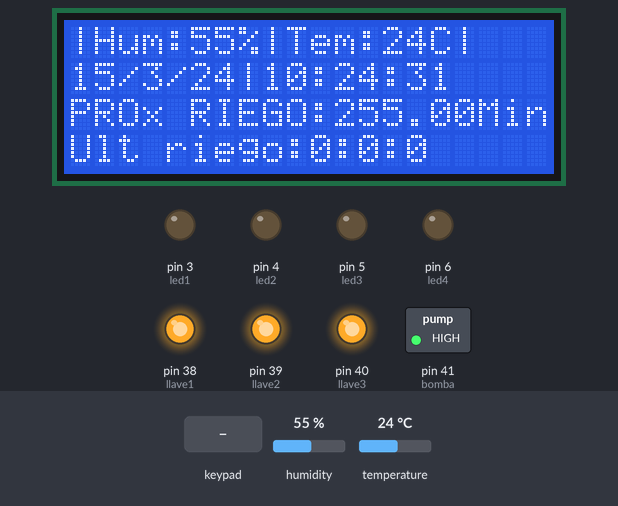
A sketch run on a simulated Arduino Mega 2560, built with avr-gcc and run on an emulated ATmega2560. On the bench: 20×4 character LCD, switched loads named in the sketch (green lamp = pin HIGH), output pins drawn as LEDs (lit = HIGH). Wiring (inferred from the names in the program): DHT11 sensor: data pin 30. The test bench sets the inputs (shaded band); at power-on: temperature 24 °C, humidity 55 %. The local clock reads 2024-03-15 10:24:30 at power-on unless the sketch sets it; EEPROM starts erased; the modem accepts every AT command (registered, SIM ready, sends succeed) and sends nothing else; what the sketch prints to the serial monitor is not drawn.

Above: at 1.2 s.
1.3 s: keypad keys 4 2 4 3 4 4 4 5 pressed 0.4 s apart
At 6.1 s:
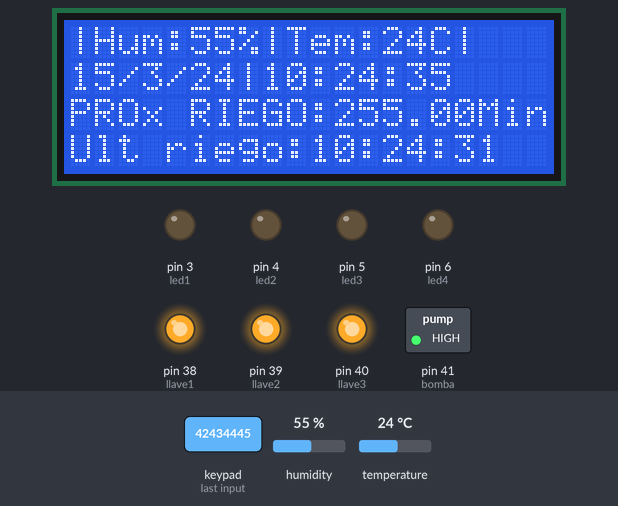
10.7 s: key 'B' pressed
At 12.3 s:
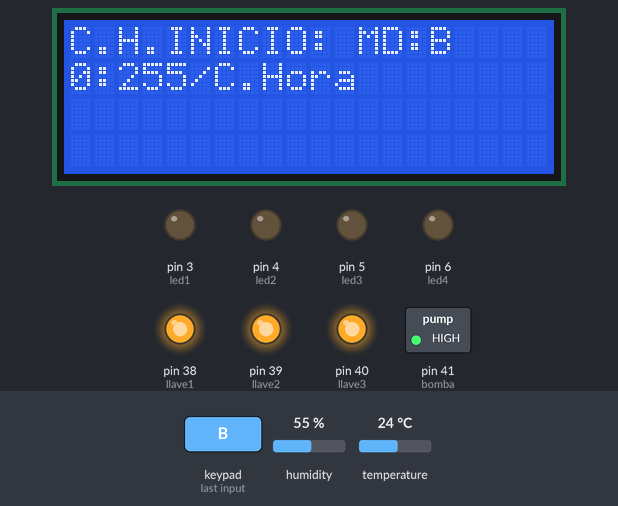
13.0 s: key 'A' pressed
At 13.5 s:
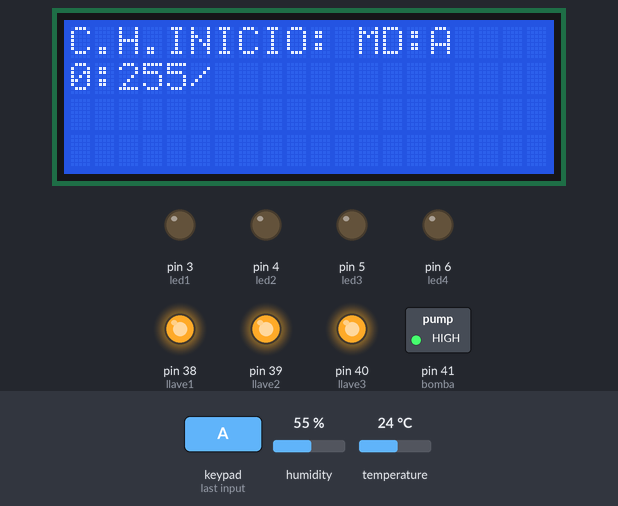
19.2 s: temperature set to 0 °C
At 25.3 s:
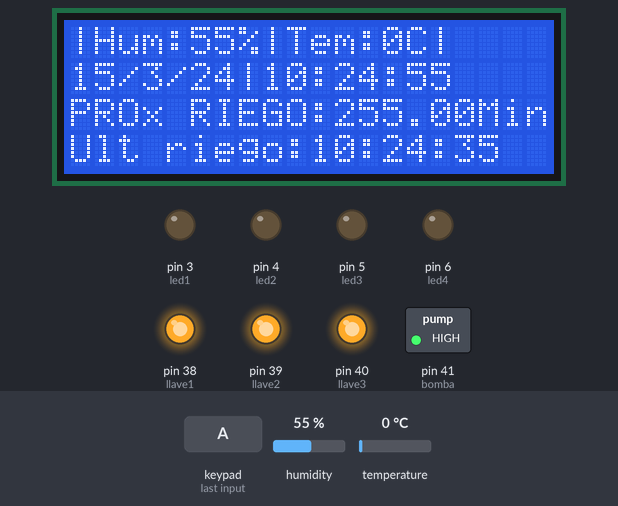
25.4 s: key '1' pressed
At 29.5 s:
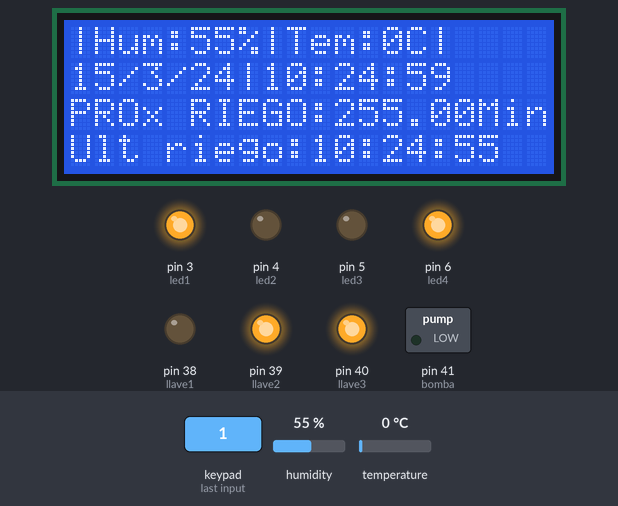
31.6 s: keypad keys 4 6 4 7 4 8 4 9 # pressed 0.4 s apart
At 40.4 s:
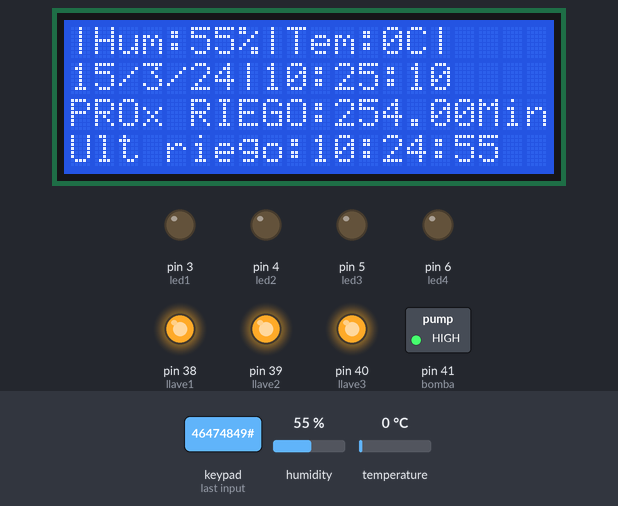
Timing chart, 0 to 41.9 s (numbered marks = the images above; inputs shaded):
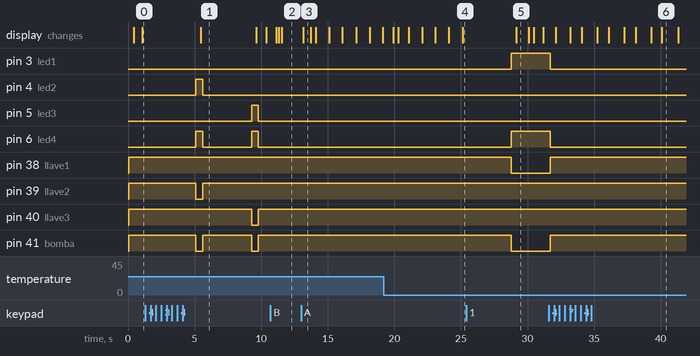

Measured:
- after the input at 1.3 s, pin 4 (led2): LOW → HIGH after 3.8 s, → LOW 0.50 s later; pin 5 (led3): LOW → HIGH after 8.0 s, → LOW 0.50 s later; pin 6 (led4): alternates HIGH for 0.50 s and LOW for 3.7 s, starting after 3.8 s; pin 39 (llave2): HIGH → LOW after 3.8 s, → HIGH 0.50 s later; pin 40 (llave3): HIGH → LOW after 8.0 s, → HIGH 0.50 s later
- after the input at 10.7 s, the display: first differs from a run without the input after 0.61 s (image 2 shows a later state)
- after the input at 13.0 s, the display: changes after 0.16 s (image 3)
- after the input at 25.4 s, pin 3 (led1), pin 6 (led4): LOW → HIGH after 3.4 s; pin 38 (llave1), pin 41 (bomba): HIGH → LOW after 3.4 s
- after the input at 31.6 s, pin 3 (led1), pin 6 (led4): HIGH → LOW after 0.09 s instead of 5.9 s; pin 38 (llave1), pin 41 (bomba): LOW → HIGH after 0.09 s instead of 5.9 s
- what the display in image 1 shows lasts 4.2 s, from 5.4 s to 9.6 s
- what the display in image 3 shows lasts 0.5 s, from 13.2 s to 13.7 s

The sketch:

finalhidroponia.ino
```cpp
#include <EEPROM.h>
#include <Wire.h>
#include "RTClib.h"
#include <EtherCard.h>
static byte mymac[] = { 0x74,0x69,0x69,0x2D,0x30,0x31 };
static byte myip[] = {192, 168, 1, 100};
static byte mask[] = { 255, 255, 255, 0 };
static byte gwip[] = { 192, 168, 1, 1 };
static byte dnsip[] = { 200, 48, 225, 136 };
byte Ethernet::buffer[1500];
char* esllave1 = "OFF";
char* esllave2 = "OFF";
char* esllave3 = "OFF";
int rep=0;
#include <LiquidCrystal_I2C.h>
LiquidCrystal_I2C lcd(0x27, 20, 4);
String server = "192.168.1.30";
//String server = "pagina.com";
//variables para enviar al servidor
String cadena = "";
const int llave1 = 38;
const int llave2 = 39;
const int llave3 = 40;
const int bomba = 41;
const int led1 = 3;
const int led2 = 4;
const int led3 = 5;
const int led4 = 6;
#include "DHT.h"
#define DHTPIN 30
#define DHTTYPE DHT11
#include <Keypad.h>
DHT dht(DHTPIN, DHTTYPE);
RTC_DS1307 RTC;
float contador = 0;
int tiempo = 0;
int hum1 = 0;
int tem1 = 0;
char temp2 = "";
char c = "";
int horau = 0;
int minuu = 0;
int seguu = 0;
int c1 = 0;
int c2 = 0;
int c3 = 0;
int hora = 0;
int minu = 0;
int segu = 0;
String temp = "";
const byte rowsCount = 4;
const byte columsCount = 4;
char key = "";
char keys[rowsCount][columsCount] = {
  { '1', '4', '7', '*' },
  { '2', '5', '8', '0' },
  { '3', '6', '9', '#' },
  { 'A', 'B', 'C', 'D' }
};
char dato = 'A';
const byte rowPins[rowsCount] = { 46, 47, 48, 49 };
const byte columnPins[columsCount] = { 42, 43, 44, 45 };

Keypad keypad = Keypad(makeKeymap(keys), rowPins, columnPins, rowsCount, columsCount);
int h1 = 0, h2 = 0, m1 = 0, m2 = 0;
int cambio = 1;
char modo = 'A';
char estado = 'a';
void setup() {
  lcd.init();
  lcd.backlight();
  Serial.begin(9600);
  RTC.begin();
  //RTC.adjust(DateTime(__DATE__, __TIME__)); // Establece la fecha y hora (Comentar una vez establecida la hora)

  //actualizarbd(0, 6);
  //actualizarbd(1, 0);
  //actualizarbd(2, 18);
 // actualizarbd(3, 0);
 // actualizarbd(4, 30);

  h1 = leerbd(0);
  m1 = leerbd(1);
  h2 = leerbd(2);
  m2 = leerbd(3);
  tiempo = leerbd(4);
  pinMode(bomba, OUTPUT);
  pinMode(llave1, OUTPUT);
  pinMode(llave2, OUTPUT);
  pinMode(llave3, OUTPUT);
  pinMode(led1, OUTPUT);
  pinMode(led2, OUTPUT);
  pinMode(led3, OUTPUT);
  pinMode(led4, OUTPUT);
  digitalWrite(llave1, HIGH);
  digitalWrite(llave2, HIGH);
  digitalWrite(llave3, HIGH);
  digitalWrite(bomba, HIGH);
  digitalWrite(led1, LOW);
  digitalWrite(led2, LOW);
  digitalWrite(led3, LOW);
  digitalWrite(led4, LOW);
  Serial2.begin(9600);
  Serial.println("Test del Modulo  ENC28J60");

  if (!ether.begin(sizeof Ethernet::buffer, mymac, 53))
    Serial.println( "No se ha podido acceder a la controlador Ethernet");
  else
    Serial.println("Controlador Ethernet inicializado");

  if (!ether.staticSetup(myip, gwip, dnsip, mask))
    Serial.println("No se pudo establecer la dirección IP");
 /* if (!ether.dhcpSetup())
   */ Serial.println("DHCP failed");
  Serial.println();

  ether.printIp("IP:  ", ether.myip);
  ether.printIp("GW:  ", ether.gwip);
  ether.printIp("DNS: ", ether.dnsip);
  //iniciar();
}

static word homePage() {
  BufferFiller bfill = ether.tcpOffset();
  bfill.emit_p(PSTR("<!DOCTYPE html>"
                    "<html><head><title>HIDROPONIA UNU</title></head>"
                    "<body>"
                    "<div style='text-align:center;'>"
                    "<h1>SISTEMA DE RIEGO HIDROPONIA UNU</h1>"
                    "<br /><br />Estado esllave1: $S<br />"
                    "<a href=\"/?esllave1=ON\"><input type=\"button\" value=\"ON\"></a>"
                    "<a href=\"/?esllave1=OFF\"><input type=\"button\" value=\"OFF\"></a>"
                    "<br /><br />Estado esllave2: $S<br />"
                    "<a href=\"/?esllave2=ON\"><input type=\"button\" value=\"ON\"></a>"
                    "<a href=\"/?esllave2=OFF\"><input type=\"button\" value=\"OFF\"></a>"
                    "<br /><br />Estado esllave3: $S<br />"
                    "<a href=\"/?esllave3=ON\"><input type=\"button\" value=\"ON\"></a>"
                    "<a href=\"/?esllave3=OFF\"><input type=\"button\" value=\"OFF\"></a>"
                    "<br /><br />"
                    "<a href='http://192.168.1.30/hidro/' target='_blank'>Sistema hidroponia</a>"
                    "</body></html>"
                   ), esllave1, esllave2, esllave3);

  return bfill.position();
}
void loop() {
  menu();
  pagina();
}
void pagina() {
  word len = ether.packetReceive();
  word pos = ether.packetLoop(len);

  if (pos) {

    if (strstr((char *)Ethernet::buffer + pos, "GET /?esllave1=ON") != 0) {
      Serial.println("Comando ON recivido");
      abrirllave1();

    }

    if (strstr((char *)Ethernet::buffer + pos, "GET /?esllave1=OFF") != 0) {
      Serial.println("Comando OFF recivido");
      cerrarllaves();


    }
    if (strstr((char *)Ethernet::buffer + pos, "GET /?esllave2=ON") != 0) {
      Serial.println("Comando ON recivido");
      abrirllave2();


    }

    if (strstr((char *)Ethernet::buffer + pos, "GET /?esllave2=OFF") != 0) {
      Serial.println("Comando OFF recivido");
      cerrarllaves();


    }
    if (strstr((char *)Ethernet::buffer + pos, "GET /?esllave3=ON") != 0) {
      Serial.println("Comando ON recivido");
      abrirllave3();


    }

    if (strstr((char *)Ethernet::buffer + pos, "GET /?esllave3=OFF") != 0) {
      Serial.println("Comando OFF recivido");
      cerrarllaves();
    }
    ether.httpServerReply(homePage()); // se envia página Web
  }
}
void eleccion(char dato) {
  if (dato == 'A' || dato == 'B' || dato == 'C' || dato == 'D'  ) {
    temp = "0";
    modo = dato;

  } else if ( dato == '#')
  { cambio = 1;
    temp = "0";
  } else if ( dato == '*')
  { cambio = 2;
    temp = "0";
  }
  else {
    temp = temp + dato;
  }

}

void menu()
{ switch (modo) {
    case 'A':
      modo1();
      break;
    case 'B':
      modo2();
      break;
    case 'C':
      modo3();
      break;
    case 'D':
      modo4();
      break;
    default:
      // statements
      break;
  }
}
void modo1() {
  teclado();
  valores();
  if (c1 != 0) {
    c1 = c1 + 1;
    if (c1 > 100) {
      cerrarllaves();

    }
  }

  if (dato == '1') {
    cerrarllaves();
    delay(1000);
    abrirllave1();

    dato = "";
  }
  if (dato == '2') {
    cerrarllaves();
    delay(1000);
    abrirllave2();


    dato = "";
  }
  if (dato == '3') {
    cerrarllaves();

    delay(1000);
    abrirllave3();

    dato = "";
  }
  if (dato == '4') {
    cerrarllaves();

  }
  if (modo != 'A') {
    temp = "0";
    h1 = leerbd(0);
    m1 = leerbd(1);
    h2 = leerbd(2);
    m2 = leerbd(3);
    tiempo = leerbd(4);

  }
  return;
}
void modo2() {
  teclado();
  if (modo != 'B') {
    temp = "0";
    actualizarbd(0, h1);
    actualizarbd(1, m1);
    h1 = leerbd(0);
    m1 = leerbd(1);
    h2 = leerbd(2);
    m2 = leerbd(3);
    tiempo = leerbd(4);

  }
  lcd.clear();
  lcd.setCursor(0, 0);
  lcd.print("C.H.INICIO:");
  lcd.print(" MD:");
  lcd.print(modo);
  lcd.setCursor(0, 1);
  lcd.print(h1);
  lcd.print(":");
  lcd.print(m1);
  lcd.print("/");
  if (modo == 'B') {
    if (cambio == 1)
    { lcd.print("C.Hora");
      if (temp == "0") {
        temp = h1;
      }
      Serial.println(temp);
      h1 = temp.toInt();
      if (h1 > 23) {
        h1 = 0;
        Serial.println("entre aca");
        temp = '0';
      }


    } else {
      lcd.print("C.Minu");
      if (temp == "0") {
        temp = m1;
      }
      Serial.println(temp);
      m1 = temp.toInt();
      if (m1 > 59) {
        m1 = 0;
        Serial.println("entre aca");
        temp = "0";
      }

    }
  }
  delay(200);
  return;

}
void modo3() {

  teclado();

  if (modo != 'C') {
    temp = "0";
    actualizarbd(2, h2);
    actualizarbd(3, m2);
    h1 = leerbd(0);
    m1 = leerbd(1);
    h2 = leerbd(2);
    m2 = leerbd(3);
    tiempo = leerbd(4);

  }

  lcd.clear();
  lcd.setCursor(0, 0);
  lcd.print("C.H.FINAL:");
  lcd.print(" MD:");
  lcd.print(modo);
  lcd.setCursor(0, 1);
  lcd.print(h2);
  lcd.print(":");
  lcd.print(m2);
  lcd.print(" / ");
  if (modo == 'C') {
    if (cambio == 1)
    { lcd.print("C.Hora");

      if (temp == "0") {
        temp = h2;
      }
      Serial.println(temp);
      h2 = temp.toInt();
      if (h2 > 23) {
        h2 = 0;
        Serial.println("entre aca");
        temp = "0";
      }
    } else {
      lcd.print("C.Minu");
      if (temp == "0") {
        temp = m2;
      }
      Serial.println(temp);
      m2 = temp.toInt();
      if (m2 > 59) {
        m2 = 0;
        Serial.println("entre aca");
        temp = "0";
      }
    }
  }

  delay(200);
  return;
}
void modo4() {
  teclado();
  if (modo != 'D') {
    temp = "0";
    Serial.print("entre aca:");
    Serial.println(temp);
    actualizarbd(4, tiempo);
    h1 = leerbd(0);
    m1 = leerbd(1);
    h2 = leerbd(2);
    m2 = leerbd(3);
    tiempo = leerbd(4);
  }
  lcd.clear();
  lcd.setCursor(0, 0);
  lcd.print("ENTRE TIEMPO");
  lcd.setCursor(0, 1);
  lcd.print(tiempo);

  lcd.print(" Minu");
  if (modo == 'D') {
    if (temp == "0") {
      temp = tiempo;
    }
    Serial.println(temp);
    tiempo = temp.toInt();
    if (tiempo > 180) {
      tiempo = 0;
      Serial.println("entre aca");
      temp = "0";
    }
  }
  delay(200);


  return;
}

void iniciar() {
  Serial2.setTimeout(2000);

  //Verificamos si el ESP8266 responde
  Serial2.println("AT");
  if (Serial2.find("OK"))
    Serial.println("Respuesta AT correcto");
  else
    Serial.println("Error en ESP8266");

  //-----Configuración de red-------//Podemos comentar si el ESP ya está configurado

  //ESP8266 en modo estación (nos conectaremos a una red existente)
  Serial2.println("AT+CWMODE=1");
  if (Serial2.find("OK"))
    Serial.println("ESP8266 en modo Estacion");

  //Nos conectamos a una red wifi
  Serial2.println("AT+CWJAP=\"hidrotopicos\",\"hidro2020\"");
  Serial.println("Conectandose a la red ...");
  Serial2.setTimeout(10000); //Aumentar si demora la conexion
  if (Serial2.find("OK"))
    Serial.println("WIFI conectado");
  else
    Serial.println("Error al conectarse en la red");
  Serial2.setTimeout(2000);
  //Desabilitamos las conexiones multiples
  Serial2.println("AT+CIPMUX=0");
  if (Serial2.find("OK"))
    Serial.println("Multiconexiones deshabilitadas");


  delay(1000);
}

void valores() {
  hum1 = dht.readHumidity();
  tem1 = dht.readTemperature();
  DateTime now = RTC.now();
  lcd.clear();
  lcd.setCursor(0, 0);
  lcd.print("|Hum:");
  lcd.print(hum1);
  lcd.print("%|");
  lcd.print("Tem:");
  lcd.print(tem1);
  lcd.print("C|");
  lcd.setCursor(0, 1);
  lcd.print(now.day(), DEC);
  lcd.print("/");
  lcd.print(now.month(), DEC);
  lcd.print("/");
  lcd.print(now.year() - 2000);
  lcd.print("|");
  lcd.print(now.hour(), DEC);
  lcd.print(":");
  lcd.print(now.minute(), DEC);
  lcd.print(":");
  lcd.print(now.second(), DEC);
  lcd.setCursor(0, 2);
  lcd.print("PROx RIEGO:");
  lcd.print(tiempo - contador);
  lcd.print("Min");
  lcd.setCursor(0, 3);
  lcd.print("Ult riego:");
  lcd.print(horau);
  lcd.print(":");
  lcd.print(minuu);
  lcd.print(":");
  lcd.print(seguu);

  hora = (now.hour());
  minu = (now.minute());
  segu = (now.second());
  if (segu == 0) {
    if(rep==0){
    contador = contador + 1;
    rep=1;}
  }
   if (segu != 0) {
    rep=0;
  }

  if (hora > h1 && hora < h2) {
    int evalua = tiempo - contador;
    if (evalua < 0) {
      contador = 0;
    }
    if (estado == 'a') {

      if (evalua == 0 && segu == 0) {
        cerrarllaves();
        delay(1000);
        abrirllave1();
        c1 = 1;
        estado = 'b';
      }
    }
    if (estado == 'b') {
      if (evalua == 0 && segu == 10) {
        cerrarllaves();
        delay(1000);

        abrirllave2();
        delay(1000);

        c1 = 1;
        estado = 'c';
      }
    }
    if (estado == 'c') {
      if (evalua == 0 && segu == 21) {
        delay(1000);
        cerrarllaves();


        delay(1000);
        abrirllave3();
        c1 = 1;
        estado = 'd';
      }
    }
    if (estado == 'd') {
      if (evalua == -0 && segu == 32) {
        delay(1000);
        horau = hora;
        minuu = minu;
        seguu = segu;
        cerrarllaves();

        estado = 'a';
        contador = 0;
      }

    }
  }

}
void abrirllave1() {
  envio(1, 0, 0);
  digitalWrite(llave1, LOW);
  digitalWrite(llave2, HIGH);
  digitalWrite(llave3, HIGH);
  digitalWrite(bomba, LOW);
  digitalWrite(led1, HIGH);
  digitalWrite(led2, LOW);
  digitalWrite(led3, LOW);
  digitalWrite(led4, HIGH);
  esllave1 = "ON";
  esllave2 = "OFF";
  esllave3 = "OFF";
  horau = hora;
    minuu = minu;
    seguu = segu;
  c1 = 1;
};
void abrirllave2() {
  envio(0, 1, 0);
  digitalWrite(llave1, HIGH);
  digitalWrite(llave2, LOW);
  digitalWrite(llave3, HIGH);
  digitalWrite(bomba, LOW);
  digitalWrite(led1, LOW);
  digitalWrite(led2, HIGH);
  digitalWrite(led3, LOW);
  digitalWrite(led4, HIGH);
  horau = hora;
    minuu = minu;
    seguu = segu;
  esllave1 = "OFF";
  esllave2 = "ON";
  esllave3 = "OFF";
  c1 = 1;
};
void abrirllave3() {
  envio(0, 0, 1);
  digitalWrite(llave1, HIGH);
  digitalWrite(llave2, HIGH);
  digitalWrite(llave3, LOW);
  digitalWrite(bomba, LOW);
  digitalWrite(led1, LOW);
  digitalWrite(led2, LOW);
  digitalWrite(led3, HIGH);
  digitalWrite(led4, HIGH);
  esllave1 = "OFF";
  esllave2 = "OFF";
  esllave3 = "ON";
  horau = hora;
    minuu = minu;
    seguu = segu;
  c1 = 1;

};
void cerrarllaves() {
  digitalWrite(llave1, HIGH);
  digitalWrite(llave2, HIGH);
  digitalWrite(llave3, HIGH);
  digitalWrite(bomba, HIGH);
  digitalWrite(led1, LOW);
  digitalWrite(led2, LOW);
  digitalWrite(led3, LOW);
  digitalWrite(led4, LOW);
  esllave1 = "OFF";
  esllave2 = "OFF";
  esllave3 = "OFF";
  c1 = 0;
};
void envio(int v1, int v2, int v3) {
  //Nos conectamos con el servidor:

  Serial2.println("AT+CIPSTART=\"TCP\",\"" + server + "\",80");
  if ( Serial2.find("OK"))
  {
    cadena = "";
    Serial.println();
    Serial.println();
    Serial.println("ESP8266 conectado con el servidor...");

    //Armamos el encabezado de la peticion http
    String peticionHTTP = "GET /hidro/subir.php?h=";
    peticionHTTP = peticionHTTP + String(hum1) + "&t=";
    peticionHTTP = peticionHTTP + String(tem1) + "&h1=";
    peticionHTTP = peticionHTTP + String(v1) + "&h2=";
    peticionHTTP = peticionHTTP + String(v2) + "&h3=";
    peticionHTTP = peticionHTTP + String(v3) + " HTTP/1.1\r\n";
    peticionHTTP = peticionHTTP + "Host: " + server + "\r\n";
    peticionHTTP = peticionHTTP + "Connetion: close\r\n\r\n";

    //Enviamos el tamaño en caracteres de la peticion http:
    Serial2.print("AT+CIPSEND=");
    Serial2.println(peticionHTTP.length());

    //esperamos a ">" para enviar la petcion  http
    if (Serial2.find(">")) // ">" indica que podemos enviar la peticion http
    {
      Serial.println("Enviando HTTP . . .");
      Serial2.println(peticionHTTP);
      if ( Serial2.find("SEND OK"))
      {
        Serial.println("Peticion HTTP enviada:");
        Serial.println();
        Serial.println(peticionHTTP);
        Serial.println("Esperando respuesta...");

        boolean fin_respuesta = false;
        long tiempo_inicio = millis();
        cadena = "";

        while (fin_respuesta == false)
        {
          while (Serial2.available() > 0)
          {
            c = Serial2.read();
            if (c == '#') {
              temp2 = c;

            }
            if (temp2 == '#') {
              Serial.write(c);
              cadena.concat(c);  //guardamos la respuesta en el string "cadena"
            }

          }
          //finalizamos si la respuesta es mayor a 500 caracteres
          if (cadena.length() > 100) //Pueden aumentar si tenen suficiente espacio en la memoria
          {
            Serial.println("La respuesta a excedido el tamaño maximo");

            Serial2.println("AT+CIPCLOSE");
            if ( Serial2.find("OK"))
              Serial.println("Conexion finalizada");
            fin_respuesta = true;
          }
          if ((millis() - tiempo_inicio) > 1000) //Finalizamos si ya han transcurrido 10 seg
          { Serial.println();
            Serial.println("Tiempo de espera agotado");
            Serial2.println("AT+CIPCLOSE");
            if ( Serial2.find("OK"))
              Serial.println("Conexion finalizada");
            fin_respuesta = true;
          }
          if (cadena.indexOf("CLOSED") > 0) //si recibimos un CLOSED significa que ha finalizado la respuesta
          {
            Serial.println();
            Serial.println("Cadena recibida correctamente, conexion finalizada");
            fin_respuesta = true;
          }
        }
      }
      else
      {
        Serial.println("No se ha podido enviar HTTP.....");

      }
    }
  }
  else
  {
    Serial.println("No se ha podido conectarse con el servidor");
  }


  //-------------------------------------------------------------------------------

  cadena = "";
  delay(1000); //pausa de 10seg antes de conectarse nuevamente al servidor (opcional)

}

void teclado() {
  key = keypad.getKey();

  if (key) {
    Serial.println(key);
    dato = key;
    eleccion(dato);
  }
}
void actualizarbd(int id, int valor) {
  EEPROM.write(id, valor);

}
int leerbd(int id) {
  int val = (int)EEPROM.read(id);
  return val;
}
```
